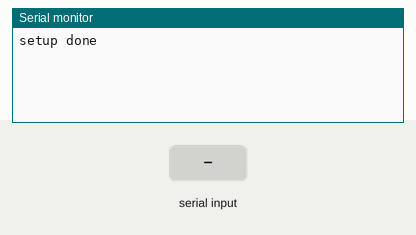
The sketch below on a simulated Arduino Uno, built with avr-gcc and run on an emulated ATmega328P. On the bench: the last lines printed to the serial monitor. Inputs (shaded band) come from the test bench.

Above: at 1.2 s.
1.3 s: "1" received over the second serial link
At 2.2 s:
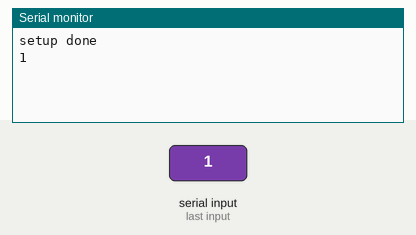
2.8 s: "0" received over the second serial link
At 3.3 s:
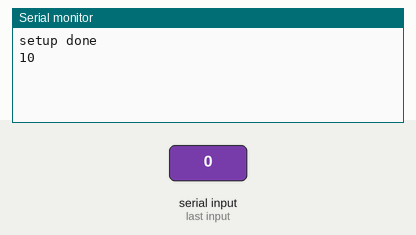

Measured:
- after the input at 1.3 s, the serial monitor: prints a new line at once (image 1)
- after the input at 2.8 s, the serial monitor: prints a new line at once (image 2)

The sketch:

serial_bridge.ino
```cpp
// Serial console bridge for testing

#include <SoftwareSerial.h>
SoftwareSerial mySerial(2,4); // RX, TX
void setup()
{
  Serial.begin(9600);
  while (!Serial) {
        ; // wait for serial port to connect. Needed for Native USB only
  }
  mySerial.begin(9600);
  Serial.println("setup done");
}
void loop()
{
  if(mySerial.available())
  Serial.write(mySerial.read());
  if (Serial.available())
  mySerial.write(Serial.read());
}
```
